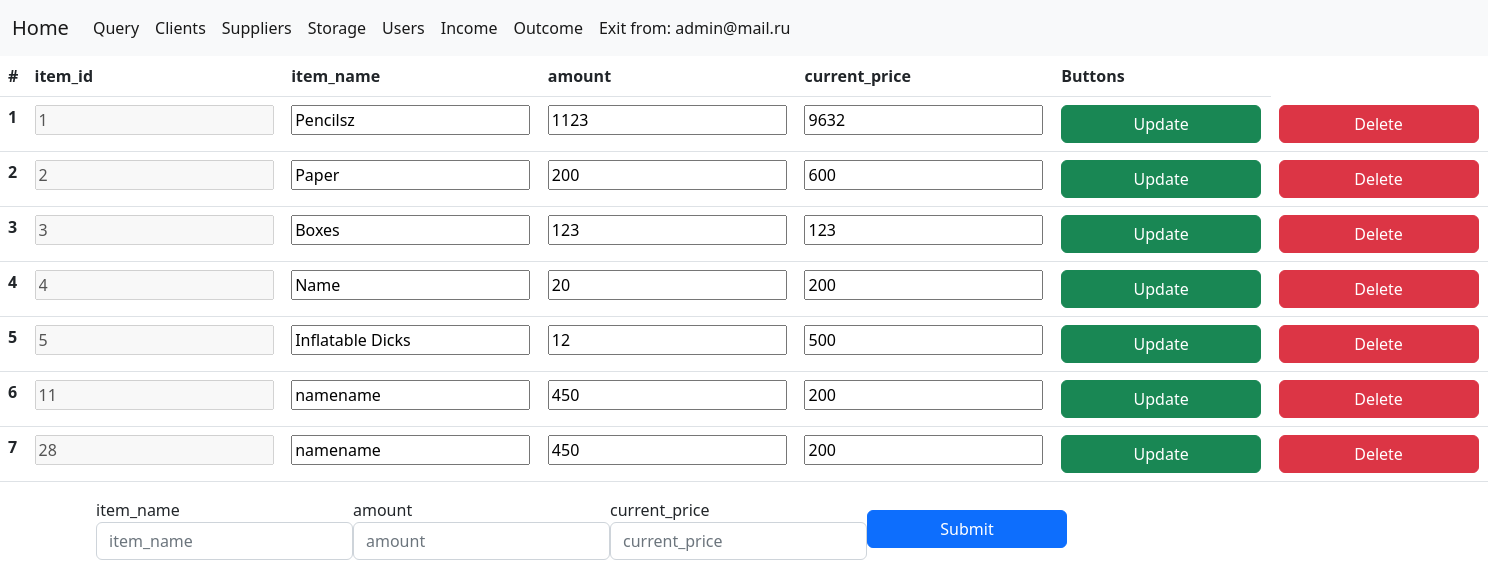
Before: /storage/storage.php (signed in) with the older database file.
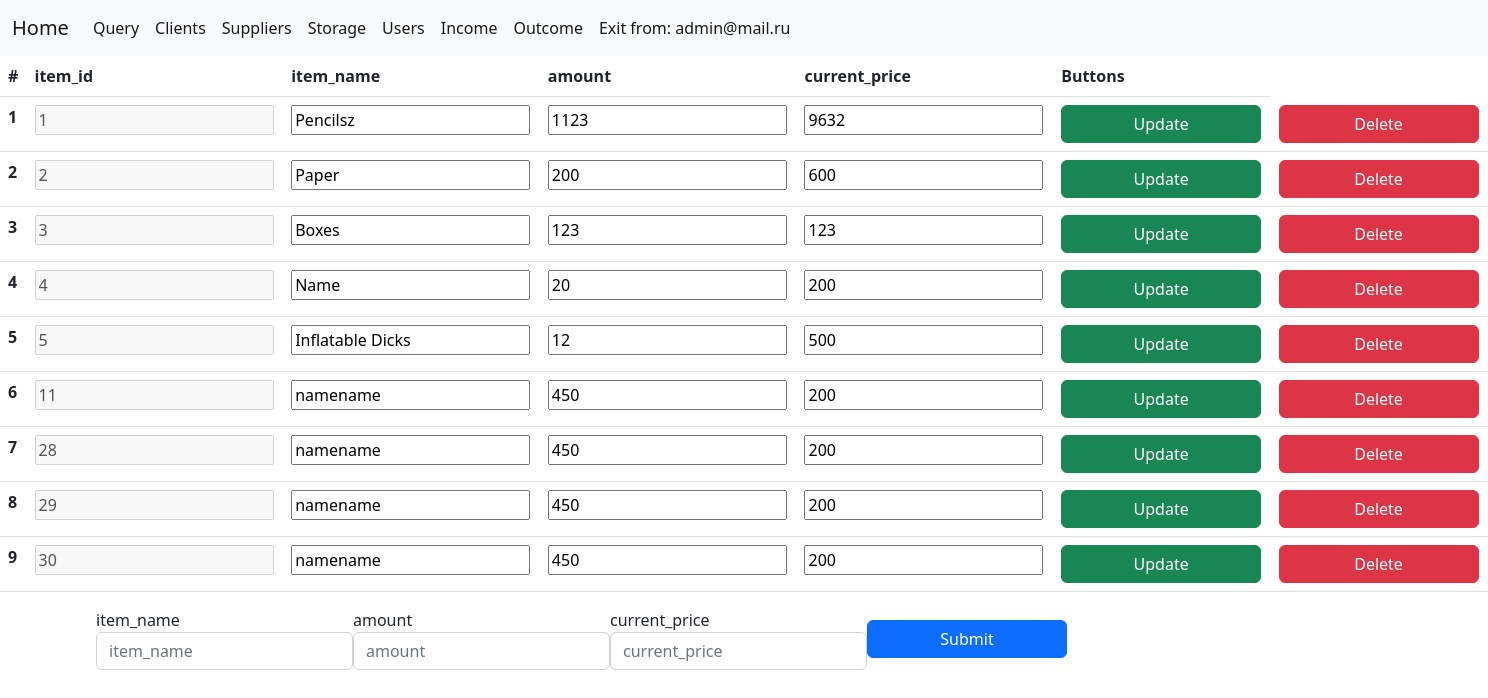
After: the same page with the newer database file.
### tables this page shows
CREATE TABLE `storage` (
  `item_id` int NOT NULL AUTO_INCREMENT,
  `item_name` varchar(45) NOT NULL,
  `amount` int NOT NULL,
  `current_price` varchar(45) DEFAULT NULL,
  PRIMARY KEY (`item_id`),
  UNIQUE KEY `item_id_UNIQUE` (`item_id`)
);

### storage/storage.php (the view, shortened to what this page needs)
<?php
require_once "../util/database.php";
$req = mysqli_query($mysql, "SELECT * FROM storage");
$req1 = mysqli_query($mysql, "SELECT * FROM storage");
$vals = mysqli_fetch_assoc($req1);
$req1 = mysqli_fetch_all($req);
$fields[] = [];
$i = 1;
?>
<!DOCTYPE html>
<html lang="en">
<head>
    <link rel="stylesheet" href="../source/bootstrap/css/bootstrap.min.css" />
    <link rel="stylesheet" href="../source/style.css" />
</head>
<body>
    <nav class="navbar navbar-expand-lg bg-light">
        <div class="container-fluid">
            <a class="navbar-brand" href="../"> Home </a>
            <div class="collapse navbar-collapse">
                <ul class="navbar-nav me-auto mb-12 mb-lg-0">
                    <li class="nav-item">
                        <a class="nav-link active" href="../queryfield.php">Query </a>
                    </li>
                    <li class="nav-item">
                        <a class="nav-link active" href="../clients/clients.php">Clients </a>
                    </li>
                    <li class="nav-item">
                        <a class="nav-link active" aria-current="page" href="../suppliers/suppliers.php">Suppliers</a>
                    </li>
                    <li class="nav-item">
                        <a class="nav-link active" aria-current="page" href="../storage/storage.php">Storage</a>
                    </li>
                    <li class="nav-item">
                        <a class="nav-link active" aria-current="page" href="../users/users.php">Users</a>
                    </li>
                    <li class="nav-item">
                        <a class="nav-link active" aria-current="page" href="../income/income.php">Income</a>
                    </li>
                    <li class="nav-item">
                        <a class="nav-link active" aria-current="page" href="../outcome/outcome.php">Outcome</a>
                    </li>
                    <li class="nav-item">
                        <a class="nav-link active" aria-current="page" href="../util/exit.php">Exit from: <?= $_SESSION['usermail'] ?></a>
                    </li>
                </ul>
            </div>
        </div>
    </nav>
    <table class="table">
        <thead class="thead-light">
            <tr>
                <th scope="col">#</th>
                <?php
                foreach ($vals as $key => $value) {
                    echo ('<th scope="col">' . $key . '</th>');
                    array_push($fields, $key);
                }
                ?>
                <th>Buttons</th>
            </tr>
        </thead>
        <tbody>
            <?php
            foreach ($req1 as $key => $val) {
                $j = 0;
                echo ('<tr>');
                echo ('<th scope="row">' . $i . '</th>');
            ?>
                <form action="CRUD/update.php" class="formtb" method="POST" id=<?php echo ("tb" . $key) ?>>
                    <?php
                    foreach ($val as $data) {
                        if ($j == 0) {
                            echo ('<td> <input type="text" disabled  name="' . "item" . $j . '" placeholder="' . $data . '" value="' . $data . '">');
                            echo ('</td>');
                        } else {
                            echo ('<td> <input type="text" id="' . "idtb" . $j . $key . '" name="' . "item" . $j . '" placeholder="' . $data . '" value="' . $data . '"></td>');
                        }
                        $j++;
                    }
                    echo ('<td><button type="submit" class="btn btn-success">Update</button></td>');
                    ?>
                </form>
            <?php
                echo ('<td> <a href="CRUD/delete.php?id=' . $val[0] . '"><button class="btn btn-danger">Delete</button></a></td>');
                echo ('</tr>');
                $i++;
            } ?>
        </tbody>
    </table>
    <div class="container">
        <form action="./CRUD/create.php" method="POST" id="form">
            <div style="display:flex;" class="form-row align-items-center">
                <?php
                for ($i = 2; $i <= sizeof($vals); $i++) {
                ?>
                    <div class="col-auto">
                        <label class="sr-only" for="inlineFormInput"><?= $fields[$i] ?></label>
                        <input required id="id_<?= $i ?>" type="text" class="form-control mb-2" name="name_<?= $i ?>" placeholder="<?= $fields[$i] ?>">
                    </div>
                <?php } ?>
                <div class="col-auto">
                    <button type="submit" class="btn btn-primary mb-2">Submit</button>
                </div>
            </div>
        </form>
    </div>
</body>
</html>

Changed rows visible on the page:
added storage: item0 "29", item1 "namename", item2 "450", item3 "200"
added storage: item0 "30", item1 "namename", item2 "450", item3 "200"
